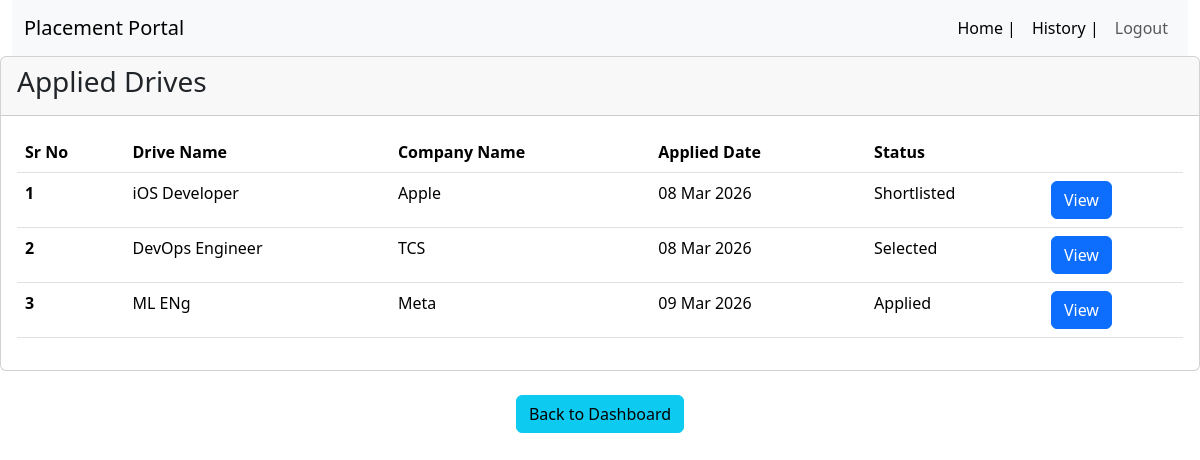
Page /dashboard/student/history (signed in) on the earlier database version.
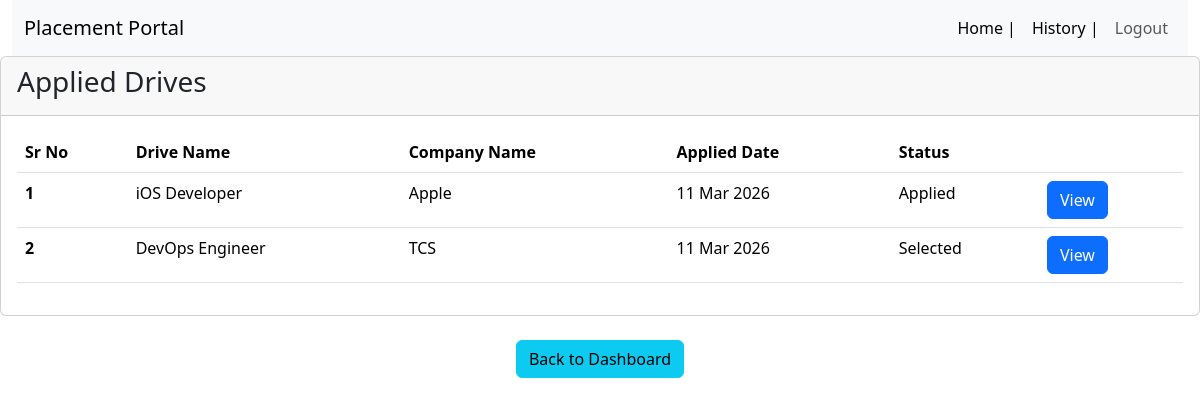
Same page on the later database version.
### backend/models.py (models this page shows, shortened)
class Application(db.Model):
    __tablename__ = "application"
    application_id = db.Column(db.Integer, primary_key=True, autoincrement=True)
    student_id = db.Column(db.Integer, db.ForeignKey('student.student_id'),
                           nullable=False)
    drive_id = db.Column(db.Integer, db.ForeignKey('drive.drive_id'),
                         nullable=False)
    resume_id = db.Column(db.Integer, db.ForeignKey('resume.id'),
                          nullable=False)
    applied_at = db.Column(db.DateTime, default=datetime.utcnow)
    status = db.Column(db.String(20), default="Applied")
    updated_at = db.Column(db.DateTime, default=datetime.utcnow,
                           onupdate=datetime.utcnow)
    __table_args__ = (
        db.UniqueConstraint('student_id', 'drive_id', name='unique_application'),
    )
    resume = db.relationship('Resume', backref='resume', lazy=True)

class Placement_Drive(db.Model):
    __tablename__ = "drive"
    drive_id = db.Column(db.Integer, primary_key=True, autoincrement=True)
    company_id = db.Column(db.Integer, db.ForeignKey('company.company_id'),
                           nullable=False)
    job_title = db.Column(db.String(150), nullable=False)
    job_description = db.Column(db.Text)
    eligibility = db.Column(db.Text, nullable=False)
    location = db.Column(db.String(100), nullable=False)
    deadline = db.Column(db.DateTime, nullable=False)
    status = db.Column(db.String(20), nullable=False, default="Pending")
    created_at = db.Column(db.DateTime, default=datetime.utcnow)
    salary_range = db.Column(db.String(100))
    required_skills = db.Column(db.Text)
    is_active = db.Column(db.Boolean, default=True)
    applications = db.relationship('Application', backref='drive', lazy=True)

class Company(db.Model, UserMixin):
    __tablename__ = "company"
    company_id = db.Column(db.Integer, primary_key=True, autoincrement=True)
    company_name = db.Column(db.String(100), nullable=False)
    email = db.Column(db.String(120), unique=True, nullable=False)
    password = db.Column(db.String(255), nullable=False)
    hr_contact = db.Column(db.String(15), nullable=False)
    website = db.Column(db.String(200))
    approval_status = db.Column(db.String(20), default="Pending")
    is_active = db.Column(db.Boolean, default=True)
    registered_at = db.Column(db.DateTime, default=datetime.utcnow)
    drives = db.relationship('Placement_Drive', backref='company', lazy=True)
    placements = db.relationship('Placement', backref='company', lazy=True,
                                 foreign_keys='Placement.company_id')

### backend/routes.py (the view)
@app.route("/dashboard/student/history")
@login_required
def student_history():
    if isinstance(current_user, Student):
        applications = Application.query.filter_by(student_id=current_user.student_id).all()
        return render_template("student/history.html", applications=applications)
    return "Not Authorized", 403

### app.py (called while the page is built)
def create_app():
    app = Flask(__name__)
    app.config["SQLALCHEMY_DATABASE_URI"] = "sqlite:///mydb.sqlite"
    app.config["SECRET_KEY"] = "mysecretkey"
    app.config["UPLOAD_FOLDER"] = "static/resumes"
    db.init_app(app)
    login_manager = LoginManager(app)
    login_manager.login_view = "login"
    @login_manager.user_loader
    def load_user(user_id):
        from backend.models import Admin, Student, Company
        if "-" not in user_id:
            return None
        role, id = user_id.split("-")
        id = int(id)
        if role == "admin":
            return Admin.query.get(id)
        elif role == "student":
            return Student.query.filter_by(student_id=id).first()
        elif role == "company":
            return Company.query.filter_by(company_id=id).first()
        return None
    app.app_context().push()
    return app

### templates/student/history.html (shortened to what this page needs)
<!DOCTYPE html>
<html lang="en">
<head>
    <link href="https://cdn.jsdelivr.net/npm/bootstrap@5.3.8/dist/css/bootstrap.min.css" rel="stylesheet"
>
</head>
<body>
    <div class="container-fluid">
        <nav class="navbar navbar-expand-lg bg-body-tertiary">
            <div class="container-fluid">
                <a class="navbar-brand" href="/">Placement Portal</a>
                <div class="collapse navbar-collapse" id="navbarSupportedContent">
                    <ul class="navbar-nav mb-2 mb-lg-0 ms-auto">
                        <li class="nav-item">
                            <a class="nav-link active" aria-current="page" href="/">Home |</a>
                                                <li class="nav-item">                            <a class="nav-link active" aria-current="page" href="/dashboard/student/history">History |</a>
                        </li>
                        <li class="nav-item">
                            <a class="nav-link" href="/logout">Logout</a>
                        </li>
                    </ul>
                </div>
            </div>
        </nav>
    </div>
         <div class="card mb-4">
            <div class="card-header">
                <h3>Applied Drives</h3>
            </div>
            <div class="card-body">
                <table class="table">
                    <thead>
                        <tr>
                            <th scope="col">Sr No</th>
                            <th scope="col">Drive Name</th>
                            <th scope="col">Company Name</th>
                            <th scope="col">Applied Date</th>
                            <th scope="col">Status</th>
                            <th scope="col"></th>
                        </tr>
                    </thead>
                    <tbody>
                        {% for a in applications %}
                        <tr>
                            <th scope="row">{{loop.index}}</th>
                            <td>{{a.drive.job_title}}</td>
                            <td>{{a.drive.company.company_name}}</td>
                            <td>{{a.applied_at.strftime("%d %b %Y")}}</td>
                            <td>{{a.status}}</td>
                            <td>
                                <a href="/dashboard/drive/{{a.drive_id}}" class="btn btn-primary">View</a>
                            </td>
                        </tr>
                        {% endfor %}
                    </tbody>
                </table>
            </div>
        </div>
        <div class="text-center">
    <a href="/dashboard/student" class="btn btn-info">Back to Dashboard</a>
</div>
</body>
</html>

Differences in the rows shown:
removed Application: drive.job_title "ML ENg", drive.company.company_name "Meta", applied_at "09 Mar 2026", status "Applied"
changed Application "iOS Developer": applied_at "08 Mar 2026" → "11 Mar 2026"; status "Shortlisted" → "Applied"
changed Application "Selected": applied_at "08 Mar 2026" → "11 Mar 2026"
